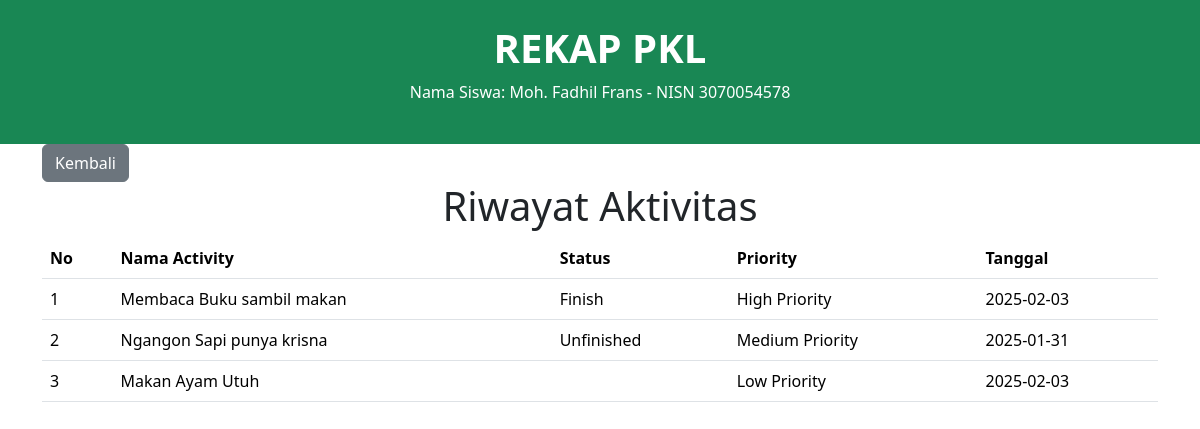
/riwayat.php, run on the app's committed database.
### tables this page shows
CREATE TABLE `tasks` (
  `id_task` int(3) NOT NULL,
  `name_task` varchar(50) NOT NULL,
  `status_task` enum('Finish','Unfinished','','') NOT NULL,
  `priority` enum('High Priority','Medium Priority','Low Priority','') NOT NULL,
  `date_task` date NOT NULL
);

### riwayat.php (the view, shortened to what this page needs)
<?php
require 'fungsiCRUD.php';
?>
<!doctype html>
<html lang="en">
<head>
  <link href="https://cdn.jsdelivr.net/npm/bootstrap@5.3.3/dist/css/bootstrap.min.css" rel="stylesheet"
>
</head>
<body>
  <header>
    <?php include("header.php") ?>
    <div class="container">
      <a href="javascript:history.back()" class="btn btn-secondary">Kembali</a>
    </div>
  </header>
  <div class="container">
    <h1 class="text-center">Riwayat Aktivitas</h1>
    <table class="table">
      <thead>
        <tr>
          <th scope="col">No</th>
          <th scope="col">Nama Activity</th>
          <th scope="col">Status</th>
          <th scope="col">Priority</th>
          <th scope="col">Tanggal</th>
        </tr>
      </thead>
      <tbody>
        <?php
        $no = 1;
        $query = mysqli_query($con, "SELECT * FROM tasks");
        while ($row = mysqli_fetch_array($query)) {
          ?>
          <tr>
            <td><?= $no++; ?></td>
            <td><?= $row['name_task']; ?></td>
            <td><?= $row['status_task']; ?></td>
            <td><?= $row['priority']; ?></td>
            <td><?= $row['date_task']; ?></td>
          </tr>
        <?php } ?>
      </tbody>
    </table>
  </div>
</body>
</html>

### header.php
<div class="bg-success text-white" style="padding: 2%">
	<div class="row">
		<div align="center">
			<h1><b>REKAP PKL</b></h1>
			<p>Nama Siswa: Moh. Fadhil Frans - NISN 3070054578</p>
		</div>
	</div>
</div>

### data on the page
tasks: name_task "Membaca Buku sambil makan", status_task "Finish", priority "High Priority", date_task "2025-02-03"
tasks: name_task "Ngangon Sapi punya krisna", status_task "Unfinished", priority "Medium Priority", date_task "2025-01-31"
tasks: name_task "Makan Ayam Utuh", priority "Low Priority", date_task "2025-02-03"
